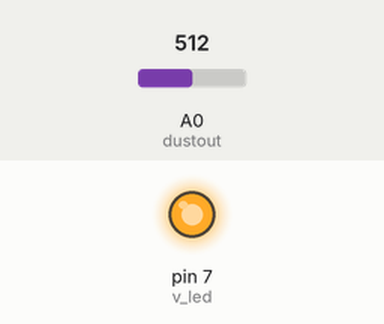
This sketch was run on a simulated Arduino Uno, built with avr-gcc and run on an emulated ATmega328P. Shown: output pins drawn as LEDs (lit = HIGH). The test bench sets the inputs (shaded band); at power-on: A0 (dustout) = 512. What the sketch prints to the serial monitor is not drawn.

Above: at 0.1 s.
Timing chart, 0 to 1.6 s (numbered marks = the images above):
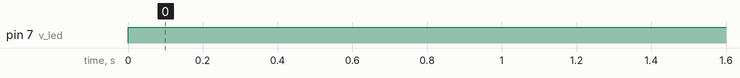

Measured:
- by itself, pin 7 (v_led): LOW → HIGH at 0.00 s

The sketch:

arduino_uno_board.ino
```cpp
#include <SoftwareSerial.h>

#define no_dust 0.35

int dustout=A0;
int v_led=7;

float vo_value=0;

float sensor_voltage=0;

float dust_density=0;

char dust [10];

SoftwareSerial s(2,3);
void setup() {
  Serial.begin(115200);
  s.begin(115200);
  pinMode(v_led,OUTPUT);
}
void loop() {
 digitalWrite(v_led,LOW);
 delayMicroseconds(280);
 vo_value=analogRead(dustout);
 delayMicroseconds(40);
 digitalWrite(v_led,HIGH);
 delayMicroseconds(9680);

 sensor_voltage=get_voltage(vo_value);
 dust_density=get_dust_density(sensor_voltage);

  Serial.print("Dust Density = ");
  Serial.print(dust_density);
  Serial.println(" [ug/m^3]");
  sprintf(dust,"%.f",dust_density);
  //Serial.print(dust);

  s.print(dust_density);

  delay(2000);
}

float get_voltage(float value)
{
 float V= value * 5.0 / 1024;
 return V;
}

float get_dust_density(float voltage)
{
 float dust=(voltage-no_dust) / 0.005;
 return dust;
}
```
